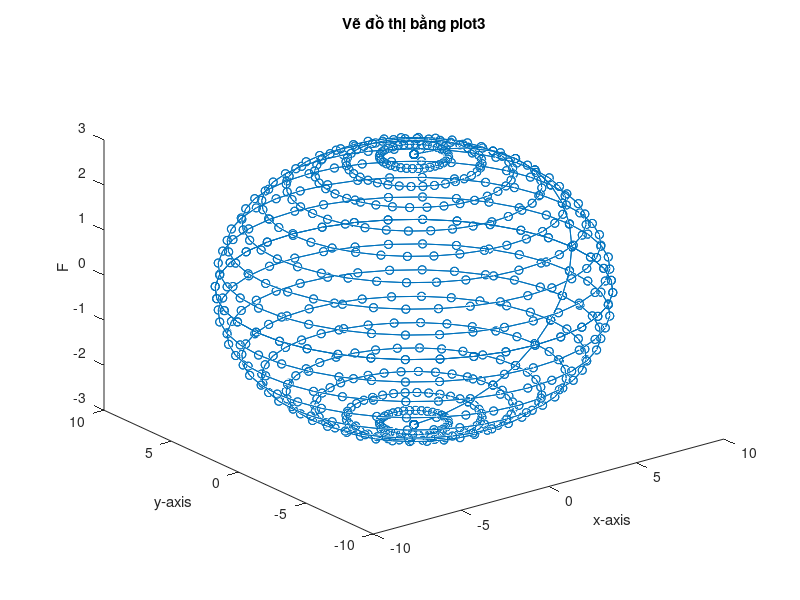
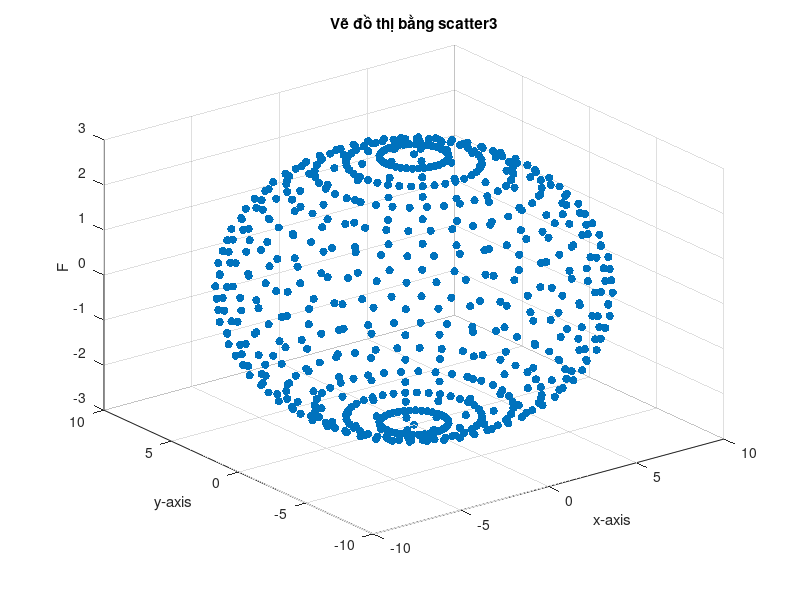
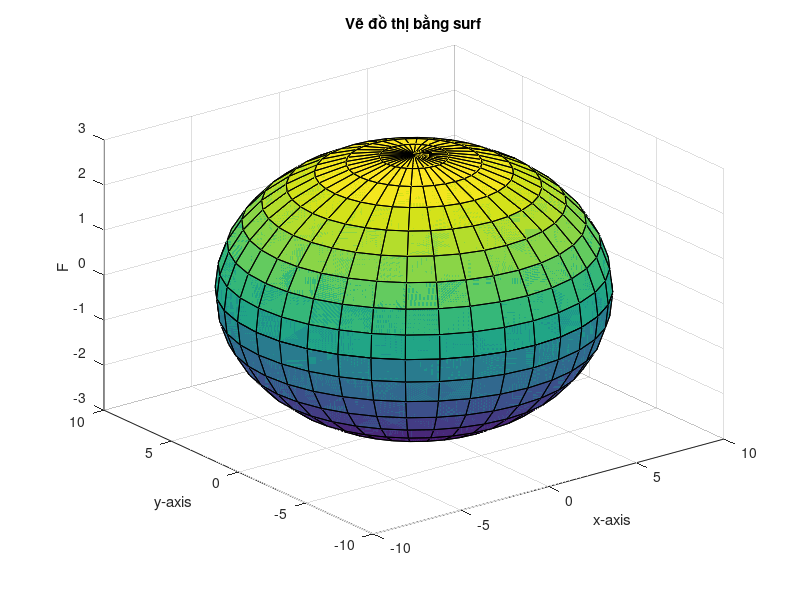
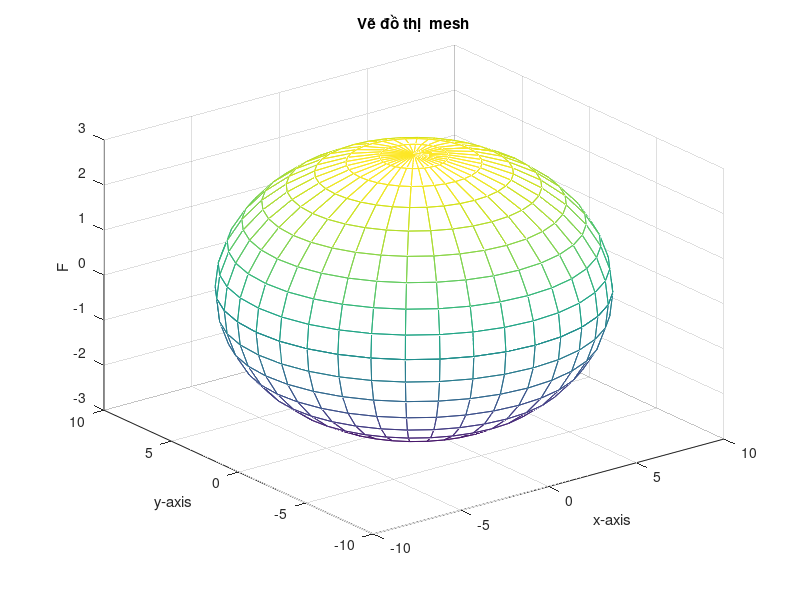

These charts were generated, in order, by the following MATLAB code:
%cach 1
t = 0:10:360;
p = 0:10:360;
R = 3;
[T, P] = meshgrid(t, p);
Z = R * sin(pi * T / 180);
X = R * sqrt(R^2 - Z.^2) .* cos(pi * P / 180);
Y = R * sqrt(R^2 - Z.^2) .* sin(pi * P / 180);

% Sử dụng plot3 để vẽ đồ thị 3D
figure;
plot3(X(:), Y(:), Z(:), 'o-');
xlabel('x-axis');
ylabel('y-axis');
zlabel('F');
title('Vẽ đồ thị bằng plot3');

% Sử dụng scatter3 để vẽ đồ thị scatter 3D
figure;
scatter3(X(:), Y(:), Z(:), 'filled');
xlabel('x-axis');
ylabel('y-axis');
zlabel('F');
title('Vẽ đồ thị bằng scatter3');


% cach 2
t = 0:10:360;
p = 0:10:360;
R = 3;
[T, P] = meshgrid(t, p);
Z = R * sin(pi * T / 180);
X = R * sqrt(R^2 - Z.^2) .* cos(pi * P / 180);
Y = R * sqrt(R^2 - Z.^2) .* sin(pi * P / 180);

% Sử dụng surf để vẽ đồ thị 3D
figure;
surf(X, Y, Z);
xlabel('x-axis');
ylabel('y-axis');
zlabel('F');
title('Vẽ đồ thị bằng surf');

% Sử dụng mesh để vẽ đồ thị mặt lưới 3D
figure;
mesh(X, Y, Z);
xlabel('x-axis');
ylabel('y-axis');
zlabel('F');
title('Vẽ đồ thị  mesh');

